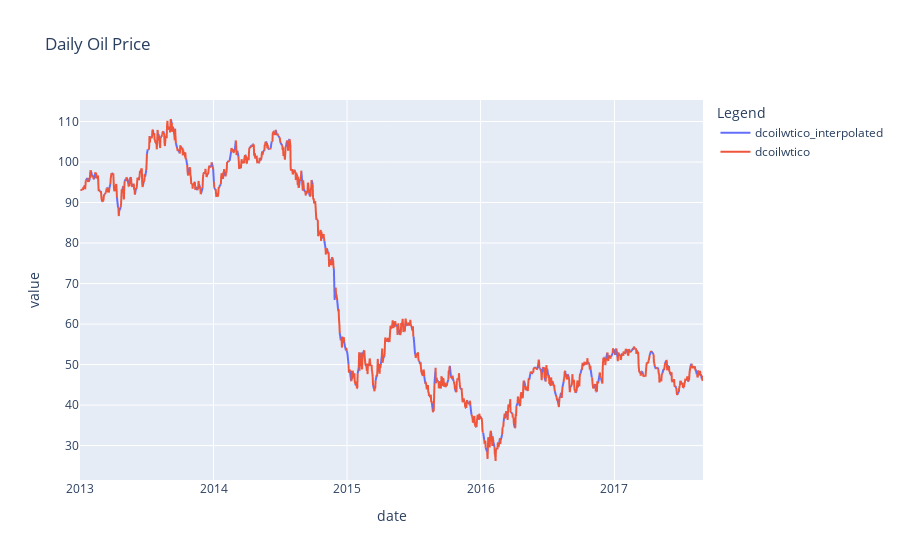

Source (notebook cell):
### Markdown cell above
#### Since some datapoints are missing from the original oil dataset, we can utilise linear interpolation to fill in missing data (it assumes a linear relationship between the two neighbouring data points, ie. connecting the dots)

### Code cell
# Setting date as index, resampling with "D" (Daily) as argument
oil = oil.set_index("date").dcoilwtico.resample("D").sum().reset_index()

# Interpolate
oil["dcoilwtico"] = np.where(oil["dcoilwtico"] == 0, np.nan, oil["dcoilwtico"])
oil["dcoilwtico_interpolated"] =oil.dcoilwtico.interpolate()

# Plot
p = oil.melt(id_vars=['date']+list(oil.keys()[5:]), var_name='Legend')
px.line(p.sort_values(["Legend", "date"], ascending = [False, True]), x='date', y='value', color='Legend',title = "Daily Oil Price" )

### Figure 1 — Plotly figure (JSON) as saved in the notebook; plotly's stock layout.template omitted (floating-point values rounded to 4 significant figures; data arrays with more than 128 entries replaced by an {"elided": "..."} marker saying what was removed)
{"data": [{"hovertemplate": "Legend=dcoilwtico_interpolated<br>date=%{x}<br>value=%{y}<extra></extra>", "legendgroup": "dcoilwtico_interpolated", "line": {"color": "#636efa", "dash": "solid"}, "marker": {"symbol": "circle"}, "mode": "lines", "name": "dcoilwtico_interpolated", "showlegend": true, "type": "scattergl", "x": {"elided": "1704 str values"}, "xaxis": "x", "y": {"elided": "1704 float values"}, "yaxis": "y"}, {"hovertemplate": "Legend=dcoilwtico<br>date=%{x}<br>value=%{y}<extra></extra>", "legendgroup": "dcoilwtico", "line": {"color": "#EF553B", "dash": "solid"}, "marker": {"symbol": "circle"}, "mode": "lines", "name": "dcoilwtico", "showlegend": true, "type": "scattergl", "x": {"elided": "1704 str values"}, "xaxis": "x", "y": {"elided": "1704 float values"}, "yaxis": "y"}], "layout": {"legend": {"title": {"text": "Legend"}, "tracegroupgap": 0}, "title": {"text": "Daily Oil Price"}, "xaxis": {"anchor": "y", "domain": [0, 1], "title": {"text": "date"}}, "yaxis": {"anchor": "x", "domain": [0, 1], "title": {"text": "value"}}}}
